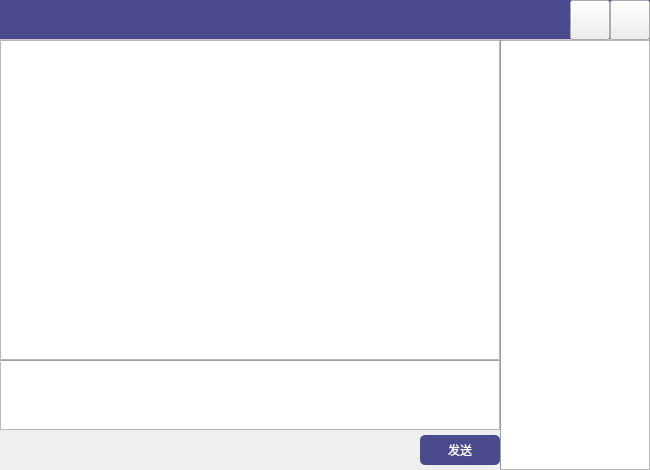
<?xml version="1.0" encoding="UTF-8"?>
<ui version="4.0">
 <class>GroupChatClass</class>
 <widget class="QWidget" name="GroupChatClass">
  <property name="geometry">
   <rect>
    <x>0</x>
    <y>0</y>
    <width>650</width>
    <height>470</height>
   </rect>
  </property>
  <property name="windowTitle">
   <string>GroupChat</string>
  </property>
  <widget class="QLabel" name="groupChatLabel">
   <property name="geometry">
    <rect>
     <x>0</x>
     <y>0</y>
     <width>650</width>
     <height>40</height>
    </rect>
   </property>
   <property name="styleSheet">
    <string notr="true">  background-color: #4A4A8D; /* 背景色 */
    border-bottom: 1px solid #CCCCCC; /* 底部边框 */</string>
   </property>
   <property name="text">
    <string/>
   </property>
   <property name="alignment">
    <set>Qt::AlignmentFlag::AlignCenter</set>
   </property>
  </widget>
  <widget class="QListWidget" name="chatListWidget">
   <property name="geometry">
    <rect>
     <x>0</x>
     <y>40</y>
     <width>500</width>
     <height>320</height>
    </rect>
   </property>
  </widget>
  <widget class="QTextEdit" name="chatInputext">
   <property name="geometry">
    <rect>
     <x>0</x>
     <y>360</y>
     <width>500</width>
     <height>70</height>
    </rect>
   </property>
   <property name="styleSheet">
    <string notr="true">QPushButton:hover {
      background-color: red;
   }
QPushButton {
border-image: url(:/QQ/image/关闭 (1).png);
}</string>
   </property>
  </widget>
  <widget class="QPushButton" name="sendButton">
   <property name="geometry">
    <rect>
     <x>420</x>
     <y>435</y>
     <width>80</width>
     <height>30</height>
    </rect>
   </property>
   <property name="styleSheet">
    <string notr="true">QPushButton#sendButton {
    background-color: #4A4A8D;
    color: white;
    border-radius: 5px;
}
QPushButton#sendButton:hover {
    background-color: #005A9E;
}</string>
   </property>
   <property name="text">
    <string>发送</string>
   </property>
  </widget>
  <widget class="QPushButton" name="closeButton">
   <property name="geometry">
    <rect>
     <x>610</x>
     <y>0</y>
     <width>40</width>
     <height>40</height>
    </rect>
   </property>
   <property name="styleSheet">
    <string notr="true">
QPushButton:hover {
      background-color: red;
   }
QPushButton {
border-image: url(:/QQ/image/关闭 (1).png);
}</string>
   </property>
   <property name="text">
    <string/>
   </property>
  </widget>
  <widget class="QPushButton" name="miniButton">
   <property name="geometry">
    <rect>
     <x>570</x>
     <y>0</y>
     <width>40</width>
     <height>40</height>
    </rect>
   </property>
   <property name="styleSheet">
    <string notr="true">
    QPushButton:hover {
      background-color: rgba(255, 255, 255, 50);
    }
QPushButton{
border-image: url(:/QQ/image/最小化_2.png);
}</string>
   </property>
   <property name="text">
    <string/>
   </property>
  </widget>
  <widget class="QListWidget" name="memberList">
   <property name="geometry">
    <rect>
     <x>500</x>
     <y>40</y>
     <width>150</width>
     <height>430</height>
    </rect>
   </property>
  </widget>
  <widget class="Line" name="line">
   <property name="geometry">
    <rect>
     <x>0</x>
     <y>360</y>
     <width>500</width>
     <height>2</height>
    </rect>
   </property>
   <property name="orientation">
    <enum>Qt::Orientation::Horizontal</enum>
   </property>
  </widget>
  <widget class="Line" name="line_2">
   <property name="geometry">
    <rect>
     <x>500</x>
     <y>40</y>
     <width>2</width>
     <height>430</height>
    </rect>
   </property>
   <property name="orientation">
    <enum>Qt::Orientation::Vertical</enum>
   </property>
  </widget>
 </widget>
 <layoutdefault spacing="6" margin="11"/>
 <resources>
  <include location="QQ.qrc"/>
 </resources>
 <connections/>
</ui>
